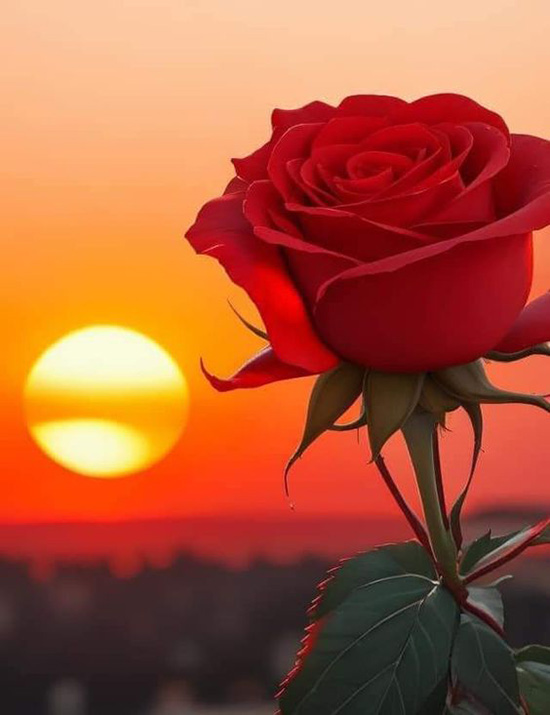
#> input picture img/hoahong.jpg, 550 x 715 px, found by its file name
$ jupyter execute 12.ipynb
#> lines starting #> are read from the running program, lines starting #| are printed output that depends on the picture
[cell 1]
# Import thư viện
from PIL import Image
import matplotlib.pyplot as plt
import numpy as np

[cell 2]
# Đường dẫn ảnh
my_path = 'C:/Users/Administrator/Documents/Hieu2024/ThiGiacMayTinh/BaiTapTGMT/img/hoahong.jpg'

# Đọc ảnh
im = Image.open(my_path)
#> im is the input picture: PIL image 550x715 RGB; mean R, G, B 172, 90.3, 60.2

# Chuyển hình về array
im_array = np.array(im)

# Kiểm tra kích thước của anh
print(im_array.shape)
#| (715, 550, 3)

# Chuyển đổi sang ảnh xãm
im_array_2 = np.array(im.convert('L'), 'f')
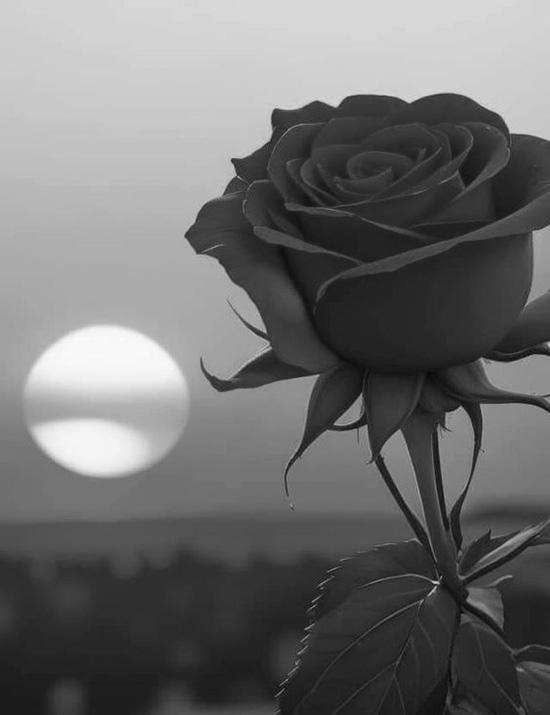
#> im_array_2: shape (715, 550) float32; min 6, max 250, mean 111.3
print(im_array_2.shape)
#| (715, 550)
print(im_array_2.dtype)
#| float32

[cell 3]
import numpy as np
from PIL import Image
import matplotlib.pyplot as plt

[cell 4]
# Đọc hình ảnh từ tệp
my_path = 'C:/Users/Administrator/Documents/Hieu2024/ThiGiacMayTinh/BaiTapTGMT/img/hoahong.jpg'
image = Image.open(my_path)

# Chuyển đổi hình ảnh thành mảng NumPy
image_array = np.array(image.convert("L"))

# Biến đổi ảnh xám theo yêu cầu
inverted_image = 255 - image_array  # Invert ảnh bằng cách lấy 255 - giá trị pixel
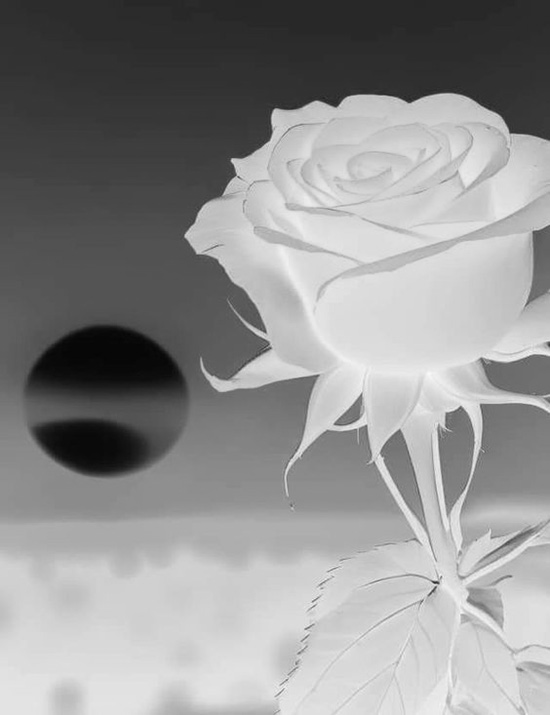
#> inverted_image: shape (715, 550); min 5, max 249, mean 143.7
squared_image = image_array ** 2  # Bình phương giá trị pixel
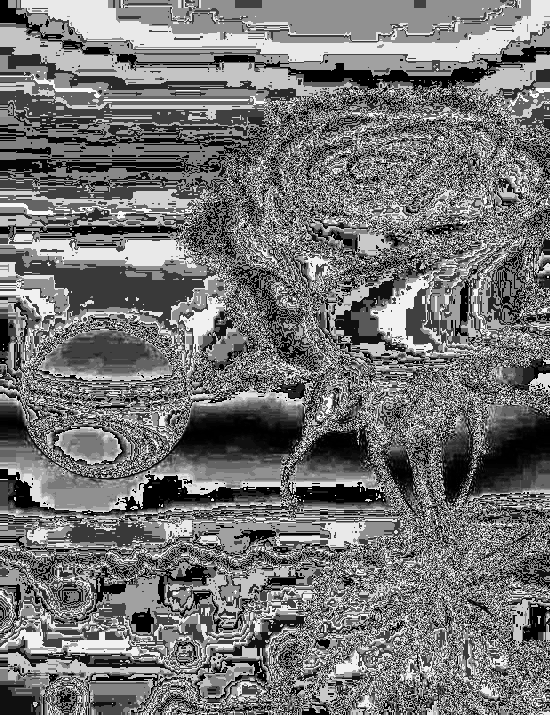
#> squared_image: shape (715, 550); min 0, max 249, mean 116.3
clamped_image = np.clip(image_array, 100, 200)  # Giới hạn giá trị pixel trong khoảng 100-200
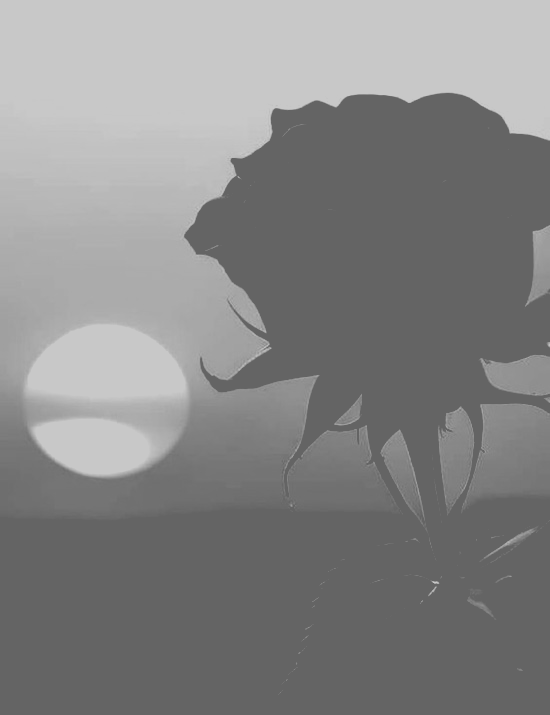
#> clamped_image: shape (715, 550); min 100, max 200, mean 134.4

# Hiển thị hình ảnh gốc và hình ảnh đã biến đổi với khoảng trắng
fig, axs = plt.subplots(2, 2, figsize=(10, 10))
fig.subplots_adjust(wspace=0.2, hspace=0.2)

axs[0, 0].imshow(image_array, cmap="gray")
axs[0, 0].set_title('Hình ảnh gốc')

axs[0, 1].imshow(inverted_image, cmap="gray")
axs[0, 1].set_title('Hình ảnh đã biến đổi')

axs[1, 0].imshow(squared_image, cmap="gray")
axs[1, 0].set_title('Hình ảnh đã biến đổi')

axs[1, 1].imshow(clamped_image, cmap="gray")
axs[1, 1].set_title('Hình ảnh đã biến đổi')

plt.show()

$ run again, with img/new_jpeg2.JPG copied over img/hoahong.jpg
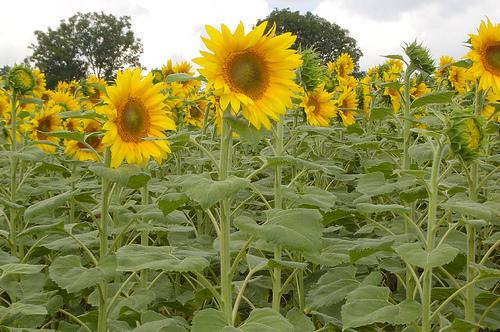
#> input picture img/new_jpeg2.JPG, 500 x 332 px, found by its file name
#> im is the input picture: PIL image 500x332 RGB; mean R, G, B 139.3, 139.1, 74.7
#| (332, 500, 3)
#| (332, 500)
#| float32
#> `squared_image = image_array ** 2`:
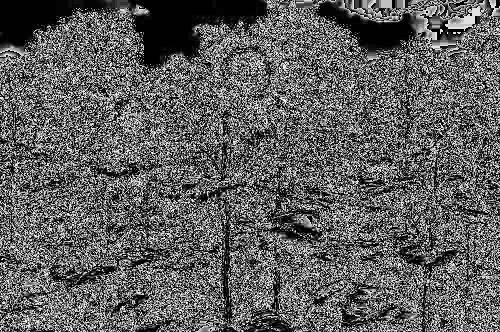
#> squared_image: shape (332, 500); min 0, max 249, mean 95.6
#> `clamped_image = np.clip(image_array, 100, 200)`:
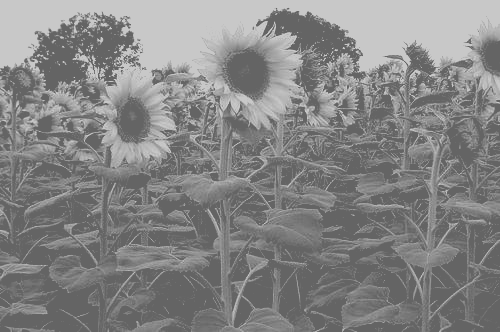
#> clamped_image: shape (332, 500); min 100, max 200, mean 132.9
